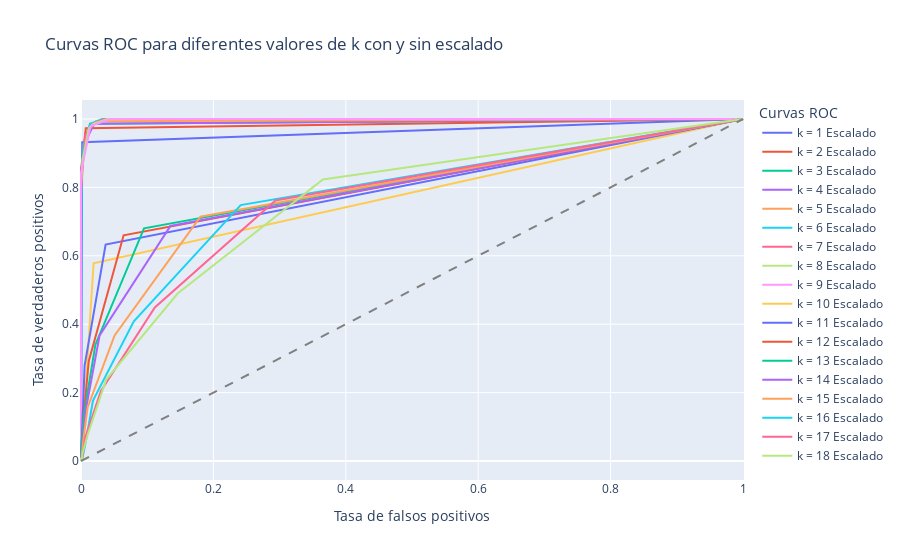

Notebook source saved alongside this figure:
### Code cell
# for i in range(len(results_k)):
#     #verfificamos las metricas del modelo
#     probabilities = results_k[i]["probabilities"]
#     probabilities_one = probabilities[:, 1]


#     #Utilizamos la funcion roc_curve que nos dará las tasas de verdaderos y falsos positivos
#     fpr, tpr, thresholds = sklearn.metrics.roc_curve(results_k[i]["true_values"], probabilities_one)  

#     #Graficamos la curva ROC
#     roc_data = {"FPR": fpr, "TPR": tpr}
#     df_roc = pd.DataFrame(roc_data)

#     fig = px.line(
#         df_roc,
#         x="FPR",
#         y="TPR",
#         labels={"FPR": "Tasa de falsos positivos", "TPR": "Tasa de verdaderos positivos"},
#         title="Curva ROC",
#     )

#     # Agregar una línea diagonal que representa el modelo aleatorio
#     fig.add_shape(type="line", line=dict(dash="dash"), x0=0, x1=1, y0=0, y1=1)
#     fig.update_layout(
#         width=800,  
#         height=450
#     )
#     # Mostrar la figura
#     fig.show()



# Este es el contenedor para todas nuestras trazas de ROC
fig = go.Figure()

# Agregamos las curvas ROC para datos escalados
for i, result in enumerate(results_k):
    probabilities = result["probabilities"]
    true_values = result["true_values"]
    probabilities_one = probabilities[:, 1]
    fpr, tpr, thresholds = sklearn.metrics.roc_curve(true_values, probabilities_one)
    fig.add_trace(go.Scatter(x=fpr, y=tpr, mode='lines', name=f'k = {i+1} Escalado'))
    

# Agregamos las curvas ROC para datos no escalados
for j, result_ns in enumerate(results_k_not_scaled):
    probabilities = result_ns["probabilities"]
    true_values = result_ns["true_values"]
    probabilities_one = probabilities[:, 1]
    fpr, tpr, thresholds = sklearn.metrics.roc_curve(true_values, probabilities_one)
    fig.add_trace(go.Scatter(x=fpr, y=tpr, mode='lines', name=f'k = {j+1} No Escalado'))
    

# Agregar una línea diagonal que representa el modelo aleatorio
fig.add_shape(type="line", line=dict(dash='dash', color='grey'), x0=0, x1=1, y0=0, y1=1)

# Actualizamos el diseño del gráfico para agregar título y etiquetas
fig.update_layout(
    title="Curvas ROC para diferentes valores de k con y sin escalado",
    xaxis_title="Tasa de falsos positivos",
    yaxis_title="Tasa de verdaderos positivos",
    legend_title_text='Curvas ROC'
)

# Mostramos la figura
fig.show()

### Figure 1 — Plotly figure (JSON) as saved in the notebook; plotly's stock layout.template omitted (floating-point values rounded to 4 significant figures)
{"data": [{"mode": "lines", "name": "k = 1 Escalado", "type": "scatter", "x": [0, 0.001813, 1], "y": [0, 0.932, 1]}, {"mode": "lines", "name": "k = 2 Escalado", "type": "scatter", "x": [0, 0, 0.007253, 1], "y": [0, 0.8503, 0.9728, 1]}, {"mode": "lines", "name": "k = 3 Escalado", "type": "scatter", "x": [0, 0, 0.00272, 0.0136, 1], "y": [0, 0.7823, 0.9048, 0.9864, 1]}, {"mode": "lines", "name": "k = 4 Escalado", "type": "scatter", "x": [0, 0, 0, 0.006346, 0.01995, 1], "y": [0, 0.7279, 0.8435, 0.932, 0.9864, 1]}, {"mode": "lines", "name": "k = 5 Escalado", "type": "scatter", "x": [0, 0, 0, 0.001813, 0.01088, 0.02267, 1], "y": [0, 0.6803, 0.7687, 0.8776, 0.966, 0.9932, 1]}, {"mode": "lines", "name": "k = 6 Escalado", "type": "scatter", "x": [0, 0, 0, 0.0009066, 0.003626, 0.01451, 0.03173, 1], "y": [0, 0.6463, 0.7483, 0.8231, 0.9252, 0.9864, 1, 1]}, {"mode": "lines", "name": "k = 7 Escalado", "type": "scatter", "x": [0, 0, 0, 0, 0.00272, 0.006346, 0.01813, 0.03536, 1], "y": [0, 0.6054, 0.6939, 0.7891, 0.8639, 0.9524, 0.9864, 1, 1]}, {"mode": "lines", "name": "k = 8 Escalado", "type": "scatter", "x": [0, 0, 0, 0, 0, 0.00272, 0.01179, 0.01904, 0.03989, 1], "y": [0, 0.5714, 0.6463, 0.7347, 0.8095, 0.8844, 0.9728, 0.9864, 1, 1]}, {"mode": "lines", "name": "k = 9 Escalado", "type": "scatter", "x": [0, 0, 0, 0, 0, 0, 0.01451, 0.02357, 0.04442, 1], "y": [0, 0.5646, 0.619, 0.7075, 0.7823, 0.8435, 0.9796, 0.9864, 1, 1]}, {"mode": "lines", "name": "k = 10 Escalado", "type": "scatter", "x": [0, 0.01904, 1], "y": [0, 0.5782, 1]}, {"mode": "lines", "name": "k = 11 Escalado", "type": "scatter", "x": [0, 0.00544, 0.03717, 1], "y": [0, 0.2789, 0.6327, 1]}, {"mode": "lines", "name": "k = 12 Escalado", "type": "scatter", "x": [0, 0.003626, 0.01179, 0.06437, 1], "y": [0, 0.1224, 0.2925, 0.6599, 1]}, {"mode": "lines", "name": "k = 13 Escalado", "type": "scatter", "x": [0, 0, 0.004533, 0.02176, 0.09519, 1], "y": [0, 0.03401, 0.1361, 0.3401, 0.6803, 1]}, {"mode": "lines", "name": "k = 14 Escalado", "type": "scatter", "x": [0, 0, 0.001813, 0.007253, 0.02811, 0.1351, 1], "y": [0, 0.006803, 0.04082, 0.1497, 0.3673, 0.6871, 1]}, {"mode": "lines", "name": "k = 15 Escalado", "type": "scatter", "x": [0, 0, 0.0009066, 0.00272, 0.009973, 0.05077, 0.1804, 1], "y": [0, 0.006803, 0.006803, 0.04762, 0.1565, 0.3673, 0.7143, 1]}, {"mode": "lines", "name": "k = 16 Escalado", "type": "scatter", "x": [0, 0, 0.001813, 0.006346, 0.01813, 0.07978, 0.2412, 1], "y": [0, 0.006803, 0.006803, 0.04762, 0.1769, 0.4082, 0.7483, 1]}, {"mode": "lines", "name": "k = 17 Escalado", "type": "scatter", "x": [0, 0, 0.001813, 0.006346, 0.02992, 0.1115, 0.2937, 1], "y": [0, 0.006803, 0.006803, 0.06803, 0.2041, 0.449, 0.7619, 1]}, {"mode": "lines", "name": "k = 18 Escalado", "type": "scatter", "x": [0, 0, 0.001813, 0.001813, 0.01088, 0.03808, 0.146, 0.3654, 1], "y": [0, 0.006803, 0.006803, 0.02041, 0.08163, 0.2381, 0.4898, 0.8231, 1]}], "layout": {"legend": {"title": {"text": "Curvas ROC"}}, "shapes": [{"line": {"color": "grey", "dash": "dash"}, "type": "line", "x0": 0, "x1": 1, "y0": 0, "y1": 1}], "title": {"text": "Curvas ROC para diferentes valores de k con y sin escalado"}, "xaxis": {"title": {"text": "Tasa de falsos positivos"}}, "yaxis": {"title": {"text": "Tasa de verdaderos positivos"}}}}
